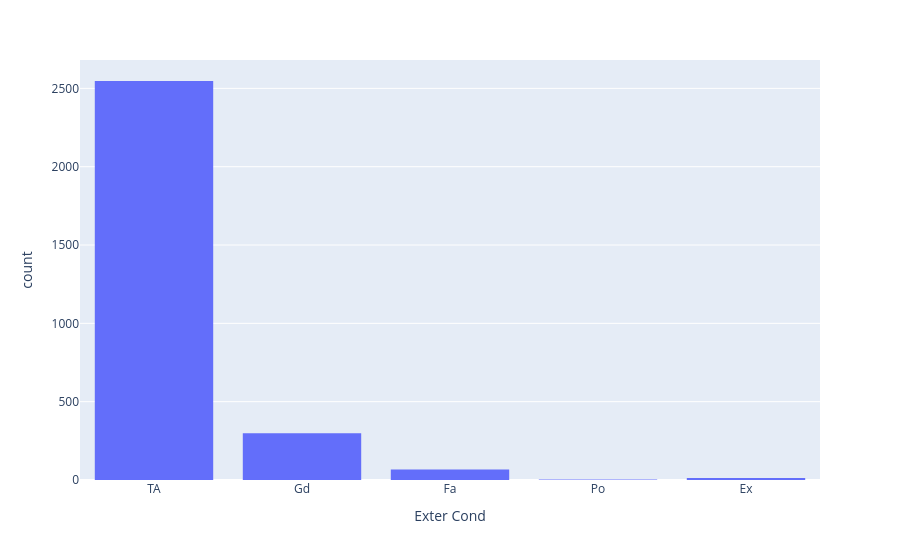

The notebook cell this image was saved under:
### Code cell
# histogram for Exter Condition
fig = px.histogram(df, x='Exter Cond')
fig.show()

### Figure 1 — Plotly figure (JSON) as saved in the notebook; plotly's stock layout.template omitted (floating-point values rounded to 4 significant figures; data arrays with more than 128 entries replaced by an {"elided": "..."} marker saying what was removed)
{"data": [{"alignmentgroup": "True", "bingroup": "x", "hovertemplate": "Exter Cond=%{x}<br>count=%{y}<extra></extra>", "legendgroup": "", "marker": {"color": "#636efa", "pattern": {"shape": ""}}, "name": "", "offsetgroup": "", "orientation": "v", "showlegend": false, "type": "histogram", "x": {"elided": "2928 str values"}, "xaxis": "x", "yaxis": "y"}], "layout": {"barmode": "relative", "legend": {"tracegroupgap": 0}, "margin": {"t": 60}, "xaxis": {"anchor": "y", "domain": [0, 1], "title": {"text": "Exter Cond"}}, "yaxis": {"anchor": "x", "domain": [0, 1], "title": {"text": "count"}}}}
